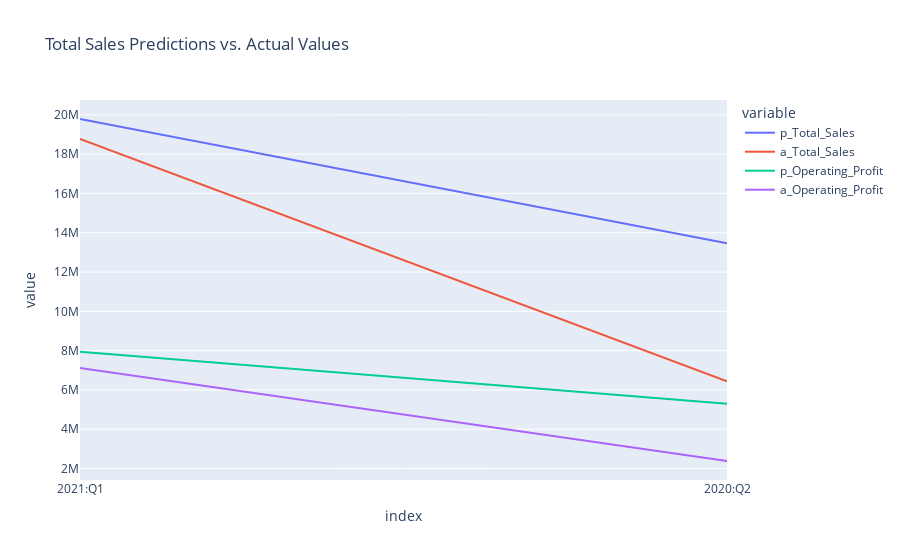

Notebook code cell kept with this figure:
### Code cell
#Plot the predictions vs. the actual values
px.line(rfr_df, x=rfr_df.index, y=['p_Total_Sales', 'a_Total_Sales', 'p_Operating_Profit', 'a_Operating_Profit'], title='Total Sales Predictions vs. Actual Values')

### Figure 1 — Plotly figure (JSON) as saved in the notebook; plotly's stock layout.template omitted (floating-point values rounded to 4 significant figures)
{"data": [{"hovertemplate": "variable=p_Total_Sales<br>index=%{x}<br>value=%{y}<extra></extra>", "legendgroup": "p_Total_Sales", "line": {"color": "#636efa", "dash": "solid"}, "marker": {"symbol": "circle"}, "mode": "lines", "name": "p_Total_Sales", "orientation": "v", "showlegend": true, "type": "scatter", "x": ["2021:Q1", "2020:Q2"], "xaxis": "x", "y": [19790000.0, 13470000.0], "yaxis": "y"}, {"hovertemplate": "variable=a_Total_Sales<br>index=%{x}<br>value=%{y}<extra></extra>", "legendgroup": "a_Total_Sales", "line": {"color": "#EF553B", "dash": "solid"}, "marker": {"symbol": "circle"}, "mode": "lines", "name": "a_Total_Sales", "orientation": "v", "showlegend": true, "type": "scatter", "x": ["2021:Q1", "2020:Q2"], "xaxis": "x", "y": [18770496, 6442039], "yaxis": "y"}, {"hovertemplate": "variable=p_Operating_Profit<br>index=%{x}<br>value=%{y}<extra></extra>", "legendgroup": "p_Operating_Profit", "line": {"color": "#00cc96", "dash": "solid"}, "marker": {"symbol": "circle"}, "mode": "lines", "name": "p_Operating_Profit", "orientation": "v", "showlegend": true, "type": "scatter", "x": ["2021:Q1", "2020:Q2"], "xaxis": "x", "y": [7940000.0, 5291000.0], "yaxis": "y"}, {"hovertemplate": "variable=a_Operating_Profit<br>index=%{x}<br>value=%{y}<extra></extra>", "legendgroup": "a_Operating_Profit", "line": {"color": "#ab63fa", "dash": "solid"}, "marker": {"symbol": "circle"}, "mode": "lines", "name": "a_Operating_Profit", "orientation": "v", "showlegend": true, "type": "scatter", "x": ["2021:Q1", "2020:Q2"], "xaxis": "x", "y": [7114000.0, 2383000.0], "yaxis": "y"}], "layout": {"legend": {"title": {"text": "variable"}, "tracegroupgap": 0}, "title": {"text": "Total Sales Predictions vs. Actual Values"}, "xaxis": {"anchor": "y", "domain": [0, 1], "title": {"text": "index"}}, "yaxis": {"anchor": "x", "domain": [0, 1], "title": {"text": "value"}}}}
